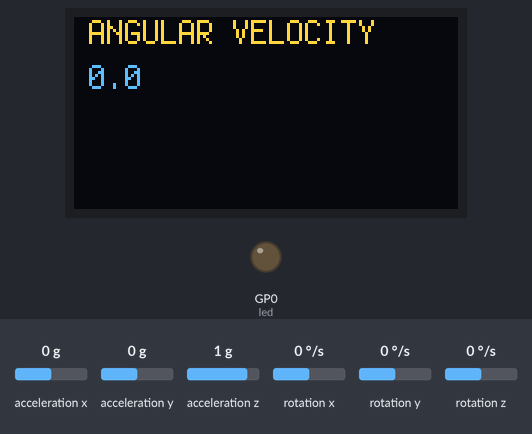
A program run on a simulated Raspberry Pi Pico running CircuitPython. Shown: 128×64 one-colour display, output pins drawn as LEDs (lit = HIGH). The inputs (shaded band) are chosen by the test bench; at power-on: acceleration x 0 g, rotation z 0 °/s, acceleration y 0 g, acceleration z 1 g, rotation x 0 °/s, rotation y 0 °/s. The OLED is the two-colour kind (top 16 rows yellow); what the program prints to the serial console is not drawn.

Above: at 1.2 s.
1.3 s: acceleration x set to 0.7 g
2.8 s: acceleration x set to 1 g
At 3.1 s:
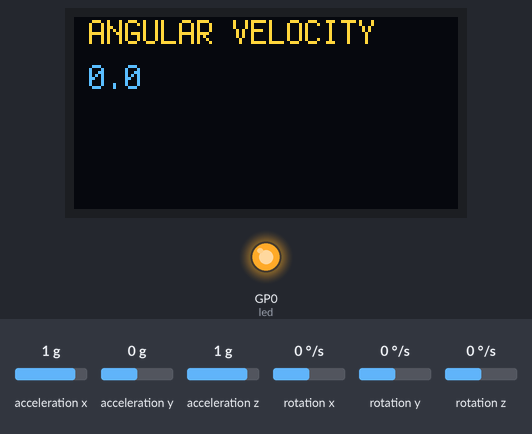
4.3 s: rotation z set to -192 °/s
At 5.8 s:
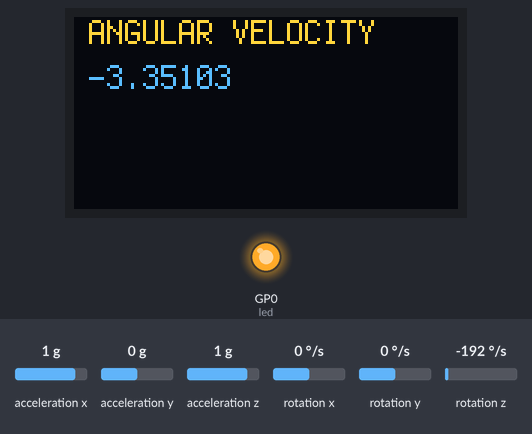
6.1 s: rotation z set to -100 °/s
At 7.1 s:
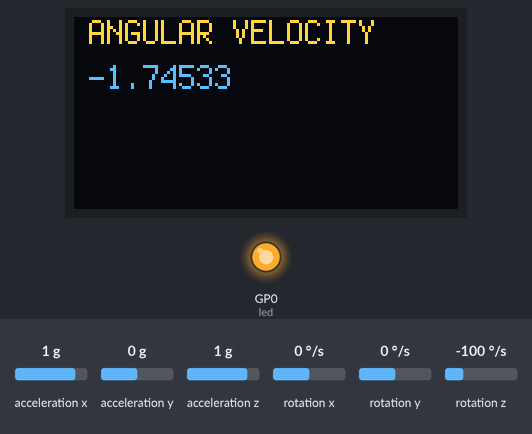
Timing chart, 0 to 9.0 s (numbered marks = the images above; inputs shaded):
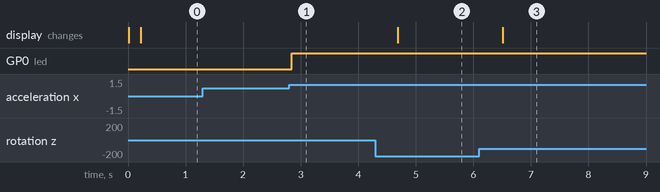

The program:

crashavoidence4.py
```python
from adafruit_display_text import label
import adafruit_displayio_ssd1306
import adafruit_mpu6050
import busio
import board
import time
import digitalio
import terminalio
import displayio


sda_pin = board.GP14
scl_pin = board.GP15
i2c = busio.I2C(scl_pin, sda_pin)
displayio.release_displays()
display_bus = displayio.I2CDisplay(i2c, device_address=0x3d, reset=board.GP21)
led = digitalio.DigitalInOut(board.GP0)
led.direction = digitalio.Direction.OUTPUT
reset=board.GP21
display = adafruit_displayio_ssd1306.SSD1306(display_bus, width=128, height=64)
mpu = adafruit_mpu6050.MPU6050(i2c, address=0x68)
splash = displayio.Group()
title = "ANGULAR VELOCITY"
text_area = label.Label(terminalio.FONT, text=title, color=0xFFFF00, x=5, y=5)
splash.append(text_area)
display.show(splash)


while True:
    splash = displayio.Group()
    title = "ANGULAR VELOCITY"
    text_area = label.Label(terminalio.FONT, text=title, color=0xFFFF00, x=5, y=5)
    splash.append(text_area)

    title = str(mpu.gyro[0])
    title = str(mpu.gyro[1])
    title = str(mpu.gyro[2])
    text_area = label.Label(terminalio.FONT, text=title, color=0xFFFF00, x=5, y=20)
    splash.append(text_area)

    time.sleep(.2)
    print(mpu.acceleration)
    if(mpu.acceleration[0] > 8) or (mpu.acceleration[2] < 3):
     led.value = True
    else:
        led.value = False

    display.show(splash)
```

Measured:
- the behaviour switches between 0.8 and 0.9 g on acceleration x (found by bisection; images 0 and 1)
- after the input at 1.3 s, every drawn part: stays the same
- after the input at 2.8 s, GP0 (led): LOW → HIGH at once
- after the input at 4.3 s, the display: changes after 0.39 s (image 2)
- after the input at 6.1 s, the display: changes after 0.41 s (image 3)
